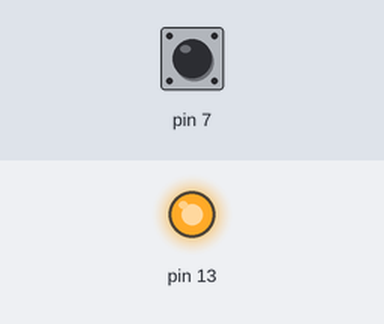
A sketch run on a simulated Arduino Uno, built with avr-gcc and run on an emulated ATmega328P. Shown: output pins drawn as LEDs (lit = HIGH). Inputs (shaded band) come from the test bench; at power-on: pin 7 HIGH.

Above: at 1.2 s.
1.3 s: pin 7 pulled LOW for 0.15 s
At 1.37 s:
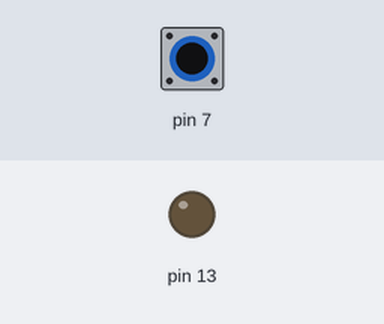
2.9 s: pin 7 pulled LOW for 3.2 s
At 7.0 s:
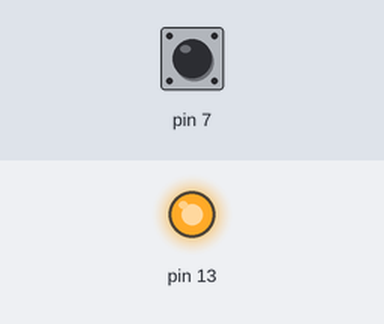
Timing chart, 0 to 8.5 s (numbered marks = the images above; inputs shaded):
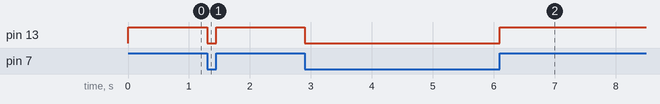

Measured:
- after the input at 1.3 s, pin 13: HIGH → LOW at once, → HIGH 0.15 s later
- after the input at 2.9 s, pin 13: HIGH → LOW at once, → HIGH 3.2 s later

The sketch:

lazy02.ino
```cpp
void setup() {
  // put your setup code here, to run once:
  pinMode(13,OUTPUT);
  pinMode(7,INPUT);
  digitalWrite(7,HIGH);
}

void loop() {
  // put your main code here, to run repeatedly:
  if(digitalRead(7)==HIGH){
    digitalWrite(13,HIGH);
  }else{
    digitalWrite(13,LOW);
  }
}
```
